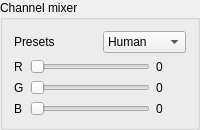
         <widget class="QGroupBox" name="groupBoxGrayScale">
          <property name="title">
           <string>Channel mixer</string>
          </property>
          <layout class="QVBoxLayout" name="verticalLayout_9">
           <item>
            <layout class="QGridLayout" name="gridLayout_11">
             <item row="0" column="1">
              <widget class="QComboBox" name="comboBoxGrayScalePresets">
               <property name="currentIndex">
                <number>1</number>
               </property>
               <item>
                <property name="text">
                 <string>Equal</string>
                </property>
               </item>
               <item>
                <property name="text">
                 <string>Human</string>
                </property>
               </item>
              </widget>
             </item>
             <item row="0" column="0">
              <widget class="QLabel" name="label_53">
               <property name="text">
                <string>Presets</string>
               </property>
              </widget>
             </item>
            </layout>
           </item>
           <item>
            <layout class="QGridLayout" name="gridLayout_12">
             <item row="0" column="1">
              <widget class="QSlider" name="horizontalSliderGrayScaleR">
               <property name="minimum">
                <number>0</number>
               </property>
               <property name="maximum">
                <number>255</number>
               </property>
               <property name="orientation">
                <enum>Qt::Horizontal</enum>
               </property>
              </widget>
             </item>
             <item row="0" column="2">
              <widget class="QLabel" name="label_55">
               <property name="minimumSize">
                <size>
                 <width>30</width>
                 <height>0</height>
                </size>
               </property>
               <property name="text">
                <string>0</string>
               </property>
              </widget>
             </item>
             <item row="1" column="0">
              <widget class="QLabel" name="label_56">
               <property name="text">
                <string>G</string>
               </property>
              </widget>
             </item>
             <item row="0" column="0">
              <widget class="QLabel" name="label_54">
               <property name="text">
                <string>R</string>
               </property>
              </widget>
             </item>
             <item row="2" column="0">
              <widget class="QLabel" name="label_57">
               <property name="text">
                <string>B</string>
               </property>
              </widget>
             </item>
             <item row="1" column="1">
              <widget class="QSlider" name="horizontalSliderGrayScaleG">
               <property name="minimum">
                <number>0</number>
               </property>
               <property name="maximum">
                <number>255</number>
               </property>
               <property name="orientation">
                <enum>Qt::Horizontal</enum>
               </property>
              </widget>
             </item>
             <item row="2" column="1">
              <widget class="QSlider" name="horizontalSliderGrayScaleB">
               <property name="minimum">
                <number>0</number>
               </property>
               <property name="maximum">
                <number>255</number>
               </property>
               <property name="orientation">
                <enum>Qt::Horizontal</enum>
               </property>
              </widget>
             </item>
             <item row="1" column="2">
              <widget class="QLabel" name="label_58">
               <property name="text">
                <string>0</string>
               </property>
              </widget>
             </item>
             <item row="2" column="2">
              <widget class="QLabel" name="label_59">
               <property name="text">
                <string>0</string>
               </property>
              </widget>
             </item>
            </layout>
           </item>
          </layout>
         </widget>
